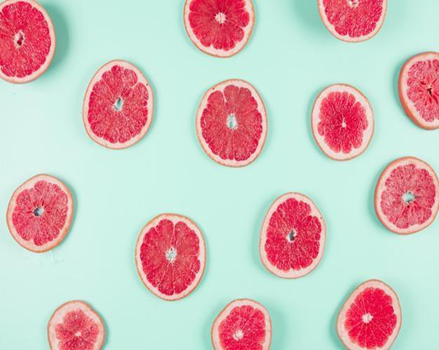
#> input picture CHAPTER_4/imgs/img_bt_4.1_1.png, 439 x 350 px
$ jupyter execute --allow-errors main.ipynb
#> lines starting #> are read from the running program, lines starting #| are printed output that depends on the picture; after the words box and inside, x2 and y2 are one past the last pixel; in counts of white or black regions, pixels touching at a corner belong together
# NHOM 4 - TT_XLA

## Chương 4: ĐẶC TRƯNG CỦA ẢNH VÀ BÀI TOÁN NHẬN DIỆN

> THÀNH VIÊN:
- Võ Minh Thuận    - 21161366
- Trần Thị Xuân Hy - 21161323
- Lê Quang Thương  - 21161367

### MỤC TIÊU

Trong chương này, người học sẽ thảo luận về các đặc trưng của ảnh và áp dụng các đặc trưng cho bài toán nhận điện. Các đặc trưng được thảo luận trong chương này gồm có đặc trưng về cạnh, đặc trưng về góc. Bài toán nhận diện được thảo luận và bài toán nhận diện khuôn mặt. Cuối cùng, các khối rời sẽ được kết hợp với nhau để tạo thành một ứng dụng bảo vệ danh tính cá nhân trên mạng xã hội. Chi tiết các phần được liệt kê như sau:
- Đặc trưng về cạnh và ứng dụng
- Đặc trưng về góc và ứng dụng
- Phát hiện khuôn mặt
- Ứng dụng bảo vệ danh tính

### NHIỆM VỤ NGƯỜI HỌC

Thực hiện đầy đủ các câu hỏi trong phần này trước khi đến lớp:
- 1> Hãy trình bày kỹ thuật rút trích đặc trưng bằng bộ lọc Canny?
- 2> Hãy trình bày kỹ thuật rút trích đặc trưng phát hiện góc?
- 3> Hãy trình bày khái miện về đối tượng và lập trình hướng đối tượng?
- 4> Định nghĩa về bài toán phát hiện khuôn mặt?
- 5> Trình bày cách đọc một tập tin video hoặc kết nối với camera sử dụng thư viện OpenCV.

Import các thư viện cần thiết cho chapter

[cell 1]
from matplotlib import pyplot as plt
from matplotlib import patches
from skimage.feature import corner_harris, corner_peaks, Cascade, canny
from skimage import color, data
from skimage.segmentation import slic
from skimage.color import label2rgb
from skimage.filters import gaussian
import cv2
import time
import numpy as np

khởi tạo hàm show_image với các thông số:
- image: là biến dùng để hiển thị.
- title: là tiêu đề của biến.
- cmap_tyoe: là kiểu màu sắc của biến.
- chức năng của hàm này là sử dụng module Pyplot để hiển thị hình ảnh.

[cell 2]
def show_image(image, title='Image', cmap_type='gray'):
    plt.imshow(image, cmap=cmap_type)
    plt.title(title)
    plt.axis('off')
    plt.show()

[cell 3]
def plot_comparison(original, filtered, title_filtered):
    fig, (ax1, ax2) = plt.subplots(ncols=2, figsize=(8, 6), sharex=True, sharey=True)
    ax1.imshow(original, cmap=plt.cm.gray)
    ax1.set_title("Original")
    ax1.axis("off")
    ax2.imshow(filtered, cmap=plt.cm.gray)
    ax2.set_title(title_filtered)
    ax2.axis("off")

[cell 4]
def show_image_with_corners(image, coords, title="Corners detected"):
    plt.imshow(image, interpolation='nearest', cmap='gray')
    plt.title(title)
    plt.plot(coords[:, 1], coords[:, 0], '+r', markersize=15)
    plt.axis('off')
    plt.show()

[cell 5]
def show_detected_face(result, detected, title="Face image"):
    plt.imshow(result)
    img_desc = plt.gca()
    plt.set_cmap('gray')
    plt.title(title)
    plt.axis('off')
    for patch in detected:
        img_desc.add_patch(
            patches.Rectangle(
                (patch['c'], patch['r']),
                patch['width'],
                patch['height'],
                fill=False,
                color='r',
                linewidth=2
            )
        )
    plt.show()

Bài 4.1 Tìm cạnh với thuật toán Canny
- Câu hỏi: Trong bài tập này, xác định các hình dạng trong hình quả bưởi bằng cách phát hiện các cạnh, sử dụng thuật toán Canny.

[cell 6]
# Tải các thư viện cần thiết
from skimage.feature import canny
import cv2
# Đọc ảnh
image = cv2.imread("./imgs/img_bt_4.1_1.png")
#> image is the input picture: shape (350, 439, 3); mean B, G, R 189.7, 192.8, 207
#  chuyển đổi ảnh thành ảnh xám
grapefruit = cv2.cvtColor(image, cv2.COLOR_BGR2GRAY)
#  Áp dụng bộ lọc cạnh
canny_edges = canny(grapefruit)
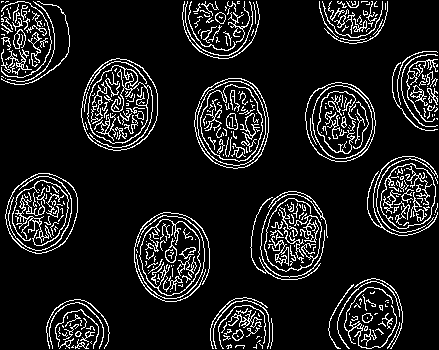
#> canny_edges: shape (350, 439) bool; 11% white in thin lines or dots
#  Hiển thị kết quả
show_image(canny_edges, "Edges with Canny")

Bài tập 4.2: Khảo sát ảnh hưởng của việc lọc nhiễu lên bộ lọc phát hiện cạnh
- Câu hỏi: Hãy thực hiện lại yêu cầu của bài 1. Tuy nhiên hãy thêm phần xử lý lọc nhiễu trước khi phát hiện cạnh. Sử dụng bộ lọc Gaussian với các mức độ làm mờ khác nhau  để làm cho ảnh mượt mà hơn thông qua cách  điều khiển giá trị tham số sigma.

[cell 7]
# Tải các thư viện cần thiết
from skimage.feature import canny
import cv2
# Đọc ảnh từ file thư viện cho sẵn
image = cv2.imread("./imgs/img_bt_4.1_1.png")
#  chuyển đổi ảnh thành ảnh xám
grapefruit = cv2.cvtColor(image, cv2.COLOR_BGR2GRAY)
#  Áp dụng bộ lọc cạnh
canny_edges = canny(grapefruit)
canny_edges_sigma_1_8 = canny(grapefruit, sigma=1.8)
#> canny_edges_sigma_1_8: shape (350, 439) bool; 5.4% white in thin lines or dots
canny_edges_sigma_2_2 = canny(grapefruit, sigma=2.2)
#> canny_edges_sigma_2_2: shape (350, 439) bool; 4.1% white in thin lines or dots
#  Hiển thị kết quả
plot_comparison(canny_edges, canny_edges_sigma_1_8, "Sigma 1.8")
plot_comparison(canny_edges, canny_edges_sigma_2_2, "Sigma 2.2")

Bài tập 4.3: Phát hiện góc bằng bộ lọc Harris
- Câu hỏi: Tìm các góc của tòa nhà sử dụng phát hiện góc Harris. Sử dụng các hàm show_image() và show_image_with_corners() đã được cho trước. Các hàm của thư viện color cũng được khai báo để chuyển ảnh sang ảnh xám.

[cell 8]
#  Khai báo các thư viện cần thiết
from skimage.feature import corner_harris, corner_peaks
import cv2
# Đọc ảnh từ file thư viện cho sẵn:
building_image = cv2.imread("./imgs/img_bt_4.3_1.png")
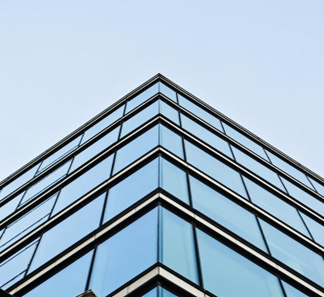
#> input picture CHAPTER_4/imgs/img_bt_4.3_1.png, 324 x 297 px
#> building_image is the input picture: shape (297, 324, 3); mean B, G, R 198.4, 180.5, 158.4
#  Chuyển đổi ảnh màu sang ảnh xám
building_image_gray = cv2.cvtColor(building_image, cv2.COLOR_BGR2GRAY)
# Ứng dụng bộ lọc Harris để xác định các góc có khả năng:
measure_image = corner_harris(building_image_gray,method='esp',k=0.2,eps=0.01,sigma=1.2)
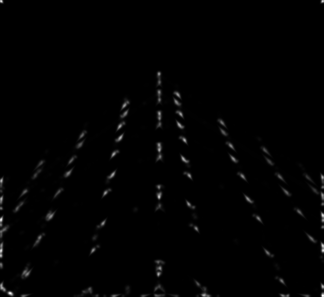
#> measure_image: shape (297, 324) float64; min 0, max 2.5, mean 0.0254; drawn with min black and max white
# Tìm đỉnh của các góc dựa trên đáp ứng của bộ lọc Harris
coords = corner_peaks(measure_image, min_distance=20)
#> coords = 29 pairs, first value 52 to 274, second value 25 to 286
#  Hiển thị kết quả và so sánh
show_image(building_image, "Original")
show_image_with_corners(building_image, coords)
#> in show_image_with_corners, `plt.show()`:
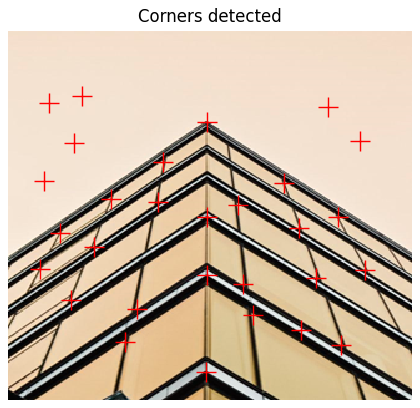
#> figure drawn by matplotlib, 1 panel; B, G, R data is drawn as R, G, B

Bài tập 4.4: Khảo sát ảnh hưởng của tham số min_distance trong việc phát hiện góc
- Câu hỏi: Trong bài tập này, hãy khảo sát ảnh hưởng của tham số điều khiển min_distance của hàm corner_peaks() trong việc phát hiện các góc đối tượng trong của ảnh. Các hàm show_image(), show_image_with_corners() và các thư viện bắt buộc đã được khai báo trước trước cho bài tập này.

[cell 9]
# Thay đổi tham số điều khiển min_distance và quan sát số lượng các góc có thể tìm được
coords_w_min_2 = corner_peaks(measure_image, min_distance=2)
#> coords_w_min_2 = 897 pairs, first value 2 to 294, second value 2 to 321
print("With a min_distance set to 2, we detect a total",
      len(coords_w_min_2), "corners in the image.")
#| With a min_distance set to 2, we detect a total 897 corners in the image.
coords_w_min_40 = corner_peaks(measure_image, min_distance=40)
#> coords_w_min_40 = [[196, 159], [137, 120], [140, 184], [198, 247], [216, 50], [61, 256], [52, 59]]
print("With a min_distance set to 40, we detect a total",
      len(coords_w_min_40), "corners in the image.")
#| With a min_distance set to 40, we detect a total 7 corners in the image.

Bài tập 4.5: Nhận diện khuôn mặt
- Câu hỏi: Kiểm tra xem có một người hiện diện hay không trong ảnh được chụp vào ban đêm.

[cell 10]
from skimage import data
from skimage.feature import Cascade
night_image = cv2.imread("./imgs/img_bt_4.5_3.png")
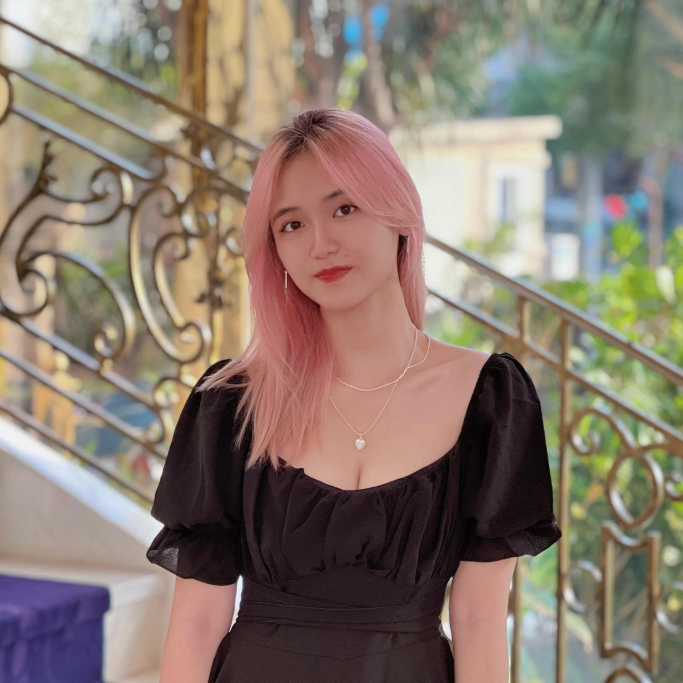
#> input picture CHAPTER_4/imgs/img_bt_4.5_3.png, 2048 x 2048 px (shown at 1/3 size)
#> night_image is the input picture: shape (2048, 2048, 3); mean B, G, R 110.4, 122.6, 136.5
# img = data.astronaut()
# night_image = img
#  Tải mô hình đã được huấn luyện sẵn
trained_file = data.lbp_frontal_face_cascade_filename()
#  khởi tạo đối tượng phát hiện khuôn mặt
detector = Cascade(trained_file)
#  Thay đổi các tham số điều khiển giá trị lớn nhất và giá trị nhỏ nhất của khuôn mặt và đánh giá sự thay đổi
detected = detector.detect_multi_scale(img=night_image,
                                       scale_factor=1.2, step_ratio=1, min_size=(125,125), max_size=(500,500))
#> detected = 1 item
#  Hiển thị kết quả.
show_detected_face(night_image, detected)
#> the loop in show_detected_face, `for patch in detected:` made 1 pass
#> patch on pass 1: {'r': 520, 'c': 782, 'width': 349, 'height': 349}

Bài tập 4.6: Nhận dạng nhiều khuôn mặt
- Câu hỏi: Trong bài tập này, hãy phát hiện nhiều khuôn mặt trong một ảnh và hiển thị chúng riêng lẻ.

[cell 11]
from skimage import data
from skimage.feature import Cascade
friends_image = cv2.imread("./imgs/img_bt_4.6_1.png")
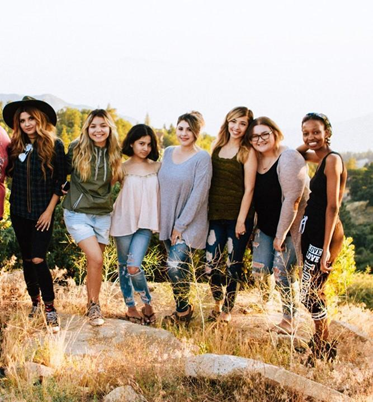
#> input picture CHAPTER_4/imgs/img_bt_4.6_1.png, 373 x 402 px
#> friends_image is the input picture: shape (402, 373, 3); mean B, G, R 138.4, 157.3, 175
# Load the trained file from data
trained_file = data.lbp_frontal_face_cascade_filename()
# Initialize the detector cascade
detector = Cascade(trained_file)
# Detect faces with scale factor to 1.2 and step ratio to 1
detected = detector.detect_multi_scale(img=friends_image, scale_factor=1.2,
                         step_ratio=1, min_size=(10, 10), max_size=(200, 200))
#> detected = 6 items
# Show the detected faces
show_detected_face(friends_image, detected)
#> the loop in show_detected_face (call 2), `for patch in detected:` made 6 passes
#> patch on passes 1 to 6: {'r': 113, 'c': 226, 'width': 24, 'height': 24}, {'r': 117, 'c': 86, 'width': 25, 'height': 25}, {'r': 120, 'c': 172, 'width': 25, 'height': 25}, {'r': 121, 'c': 297, 'width': 28, 'height': 28}, {'r': 125, 'c': 247, 'width': 26, 'height': 26}, {'r': 135, 'c': 133, 'width': 25, 'height': 25}

Bài tập 4.7: Phân đoạn và phát hiện khuôn mặt
- Câu hỏi: Hãy thực hiện phân đoạn khuôn mặt bằng kỹ thuật siêu điểm ảnh. Sau đó dùng những siêu điểm ảnh này để thực thi bài toán phát hiện khuôn mặt. Hãy đánh giá kết quả thực thi và thời gian thực thi để so sánh đóng góp của kỹ thuật siêu điểm ảnh vào bài toán phát hiện khuôn mặt.

[cell 12]
image_persion = cv2.imread("./imgs/img_bt_4.7_1.png")
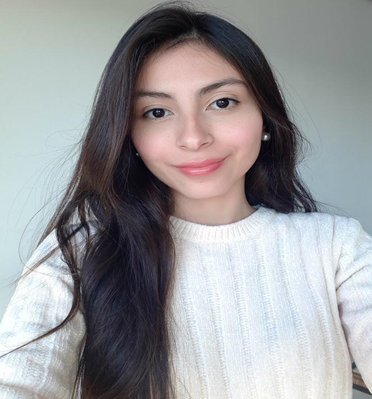
#> input picture CHAPTER_4/imgs/img_bt_4.7_1.png, 372 x 399 px
#> image_persion is the input picture: shape (399, 372, 3); mean B, G, R 156, 153.9, 153.6
# Tách ảnh gốc thành 100 vùng
segments = slic(image_persion, n_segments=1000)
#> segments: shape (399, 372) int64; 942 distinct labels, from 1 to 942
#  Tạo ra ảnh phân đoạn bằng hàm  label2rgb
segmented_image = label2rgb(segments, image_persion, kind='avg')
#  Phát hiện khuôn mặt dựa vào ảnh phân đoạn
detected = detector.detect_multi_scale(img=segmented_image, scale_factor=1.2,
                         step_ratio=1, min_size=(10, 10), max_size=(1000, 1000))
#> detected = 1 item
# Hiển thị kết quả và so sánh
show_detected_face(segmented_image, detected)

Bài tập 4.8: Bảo vệ quyền riêng tư
- Câu hỏi: Trong bài tập này, ta sẽ phát hiện khuôn mặt trong ảnh và vì quyền riêng tư, sẽ ẩn dữ liệu bằng cách tự động làm mờ khuôn mặt của người trong ảnh. Có thể sử dụng bộ lọc Gaussian để làm mờ. Bộ nhận dạng khuôn mặt đã được khai báo sẵn với tên biến detector và tất cả các thư viện cần thiết đã được báo.

[cell 13]
def getFaceRectangle(image, d):
    ''' Extracts the face from the image using the coordinates of the detected image '''
    # X and Y starting points of the face rectangle
    x, y = d['r'], d['c']

    # The width and height of the face rectangle
    width, height = d['r'] + d['width'],  d['c'] + d['height']

    # Extract the detected face
    face = image[x:width, y:height]
    return face

[cell 14]
def mergeBlurryFace(original, gaussian_image):
    # X and Y starting points of the face rectangle
    x, y = d['r'], d['c']
    # The width and height of the face rectangle
    width, height = d['r'] + d['width'],  d['c'] + d['height']

    original[x:width, y:height] = gaussian_image
    return original

[cell 15]
from skimage.filters import gaussian

group_image = cv2.imread("./imgs/img_bt_4.8_1.png")
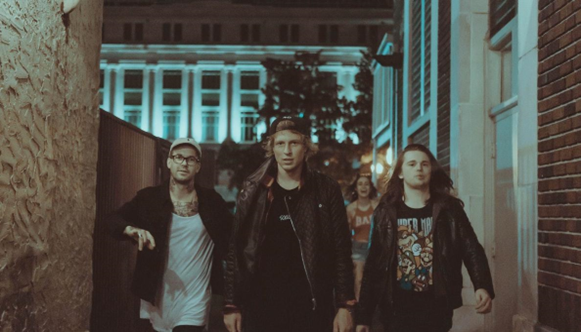
#> input picture CHAPTER_4/imgs/img_bt_4.8_1.png, 581 x 332 px
#> group_image is the input picture: shape (332, 581, 3); mean B, G, R 69.5, 76.3, 78.2
group_image_o = group_image.copy()

# Detect the faces
detected = detector.detect_multi_scale(img=group_image, scale_factor=1.2,
                                       step_ratio=1,
                                       min_size=(25, 25), max_size=(80, 80))
#> detected = 4 items

# For each detected face
for d in detected:
    # Obtain the face rectangle from detected coordinates
    face = getFaceRectangle(group_image, d)

    # Apply gaussian filter to extracted face
    blurred_face = gaussian(face, sigma=8, preserve_range=True)

    # Merge this blurry face to our final image and show it
    resulting_image = mergeBlurryFace(group_image, blurred_face)
#> this loop made 4 passes
#> d on passes 1 to 4: {'r': 152, 'c': 403, 'width': 31, 'height': 31}, {'r': 175, 'c': 352, 'width': 25, 'height': 25}, {'r': 129, 'c': 268, 'width': 38, 'height': 38}, {'r': 146, 'c': 169, 'width': 32, 'height': 32}
#> group_image: shape (332, 581, 3); 2.1% of pixels changed, all inside (x1, y1, x2, y2) = (169, 129, 434, 200)

plot_comparison(group_image_o, resulting_image, 'Blurred faces')
#> figure, not shown here; B, G, R data is drawn as R, G, B

Bài tập 4.9:  Trong bài tập này, hãy phục hồi một bức ảnh bị hư hỏng rất nặng. Bức ảnh này đã bị làm hỏng do nhiễu, biến dạng và thiếu thông tin do dữ liệu bị lỗi.

[cell 16]
def get_mask(image):
    # Create mask with three defect regions: left, middle, right respectively
    mask_for_solution = np.zeros(image.shape[:-1])
    mask_for_solution[450:475, 470:495] = 1
    mask_for_solution[320:355, 140:175] = 1
    mask_for_solution[130:155, 345:370] = 1
    return mask_for_solution

[cell 17]
from skimage.restoration import denoise_tv_chambolle, inpaint
from skimage import transform

damaged_image = cv2.imread("./imgs/img_bt_4.9_1.png")

# Transform the image so it's not rotate
#> (the rest of this cell did not finish here and is left out)

### CÂU HỎI KIỂM TRA ĐÁNH GIÁ

Câu 4.1: Trong lệnh skimage.feature.canny(), các tham số high_threshold đóng vai trò gì? Hãy viết một đoạn mã để chứng minh kết luận vừa nêu.

[cell 18]
import matplotlib.pyplot as plt
from skimage import data, feature
image = data.camera()
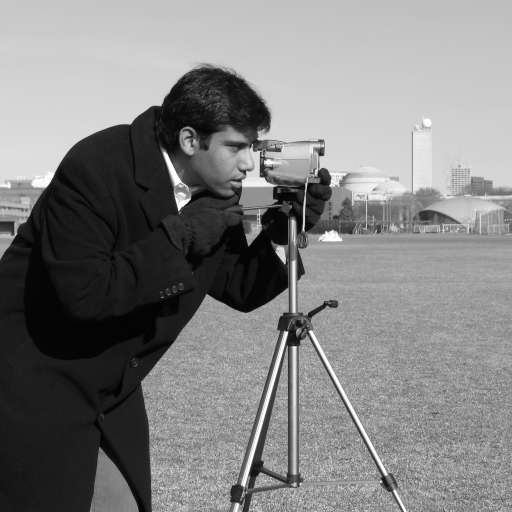
#> input picture skimage.data.camera(), 512 x 512 px
#> image is the input picture: shape (512, 512); min 0, max 255, mean 129.1
edges_low_high_threshold = feature.canny(image, high_threshold=100)
#> edges_low_high_threshold: shape (512, 512) bool; 5.4% white in thin lines or dots, all inside (x1, y1, x2, y2) = (1, 62, 511, 511)
edges_hight_high_threshold = feature.canny(image, high_threshold=200)
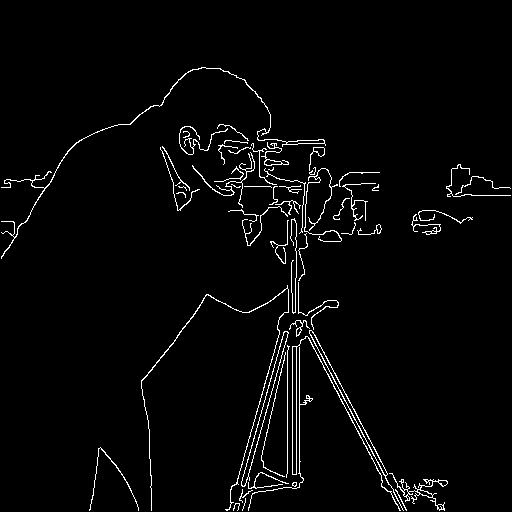
#> edges_hight_high_threshold: shape (512, 512) bool; 2.7% white in thin lines or dots, all inside (x1, y1, x2, y2) = (1, 67, 511, 511)
plt.figure(figsize=(8, 3))
plt.subplot(131)
plt.imshow(image, cmap=plt.cm.gray)
plt.title("Original Image")
plt.subplot(132)
plt.imshow(edges_low_high_threshold, cmap=plt.cm.gray)
plt.title("Canny Edges (low Threshold)")
plt.subplot(133)
plt.imshow(edges_hight_high_threshold, cmap=plt.cm.gray)
plt.title("Canny Edges (hight Threshold)")
plt.tight_layout()
plt.show()
